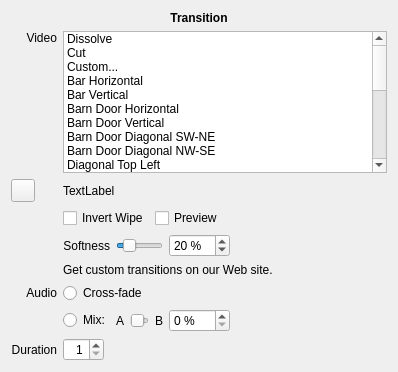
<?xml version="1.0" encoding="UTF-8"?>
<ui version="4.0">
 <class>LumaMixTransition</class>
 <widget class="QWidget" name="LumaMixTransition">
  <property name="geometry">
   <rect>
    <x>0</x>
    <y>0</y>
    <width>398</width>
    <height>372</height>
   </rect>
  </property>
  <property name="windowTitle">
   <string>Form</string>
  </property>
  <property name="whatsThis">
   <string notr="true">https://forum.bossa.org/t/changing-the-type-of-video-transition/12959/1</string>
  </property>
  <layout class="QVBoxLayout" name="verticalLayout">
   <item>
    <widget class="QLabel" name="label_2">
     <property name="font">
      <font>
       <bold>true</bold>
      </font>
     </property>
     <property name="text">
      <string>Transition</string>
     </property>
     <property name="alignment">
      <set>Qt::AlignmentFlag::AlignCenter</set>
     </property>
    </widget>
   </item>
   <item>
    <layout class="QGridLayout" name="gridLayout" columnstretch="0,10,9">
     <item row="4" column="1">
      <layout class="QHBoxLayout" name="horizontalLayout_2">
       <item>
        <widget class="QLabel" name="softnessLabel">
         <property name="text">
          <string>Softness</string>
         </property>
         <property name="alignment">
          <set>Qt::AlignmentFlag::AlignRight|Qt::AlignmentFlag::AlignTrailing|Qt::AlignmentFlag::AlignVCenter</set>
         </property>
         <property name="wordWrap">
          <bool>true</bool>
         </property>
        </widget>
       </item>
       <item>
        <widget class="QSlider" name="softnessSlider">
         <property name="toolTip">
          <string>Change the softness of the edge of the wipe</string>
         </property>
         <property name="maximum">
          <number>100</number>
         </property>
         <property name="value">
          <number>20</number>
         </property>
         <property name="orientation">
          <enum>Qt::Orientation::Horizontal</enum>
         </property>
        </widget>
       </item>
       <item>
        <widget class="QSpinBox" name="softnessSpinner">
         <property name="suffix">
          <string> %</string>
         </property>
         <property name="maximum">
          <number>100</number>
         </property>
         <property name="value">
          <number>20</number>
         </property>
        </widget>
       </item>
      </layout>
     </item>
     <item row="1" column="1" colspan="2">
      <layout class="QHBoxLayout" name="horizontalLayout">
       <item>
        <widget class="QListWidget" name="lumaCombo">
         <property name="sizePolicy">
          <sizepolicy hsizetype="MinimumExpanding" vsizetype="Expanding">
           <horstretch>0</horstretch>
           <verstretch>0</verstretch>
          </sizepolicy>
         </property>
         <item>
          <property name="text">
           <string>Dissolve</string>
          </property>
         </item>
         <item>
          <property name="text">
           <string>Cut</string>
          </property>
         </item>
         <item>
          <property name="text">
           <string>Custom...</string>
          </property>
         </item>
         <item>
          <property name="text">
           <string>Bar Horizontal</string>
          </property>
         </item>
         <item>
          <property name="text">
           <string>Bar Vertical</string>
          </property>
         </item>
         <item>
          <property name="text">
           <string>Barn Door Horizontal</string>
          </property>
         </item>
         <item>
          <property name="text">
           <string>Barn Door Vertical</string>
          </property>
         </item>
         <item>
          <property name="text">
           <string>Barn Door Diagonal SW-NE</string>
          </property>
         </item>
         <item>
          <property name="text">
           <string>Barn Door Diagonal NW-SE</string>
          </property>
         </item>
         <item>
          <property name="text">
           <string>Diagonal Top Left</string>
          </property>
         </item>
         <item>
          <property name="text">
           <string>Diagonal Top Right</string>
          </property>
         </item>
         <item>
          <property name="text">
           <string>Matrix Waterfall Horizontal</string>
          </property>
         </item>
         <item>
          <property name="text">
           <string>Matrix Waterfall Vertical</string>
          </property>
         </item>
         <item>
          <property name="text">
           <string>Matrix Snake Horizontal</string>
          </property>
         </item>
         <item>
          <property name="text">
           <string>Matrix Snake Parallel Horizontal</string>
          </property>
         </item>
         <item>
          <property name="text">
           <string>Matrix Snake Vertical</string>
          </property>
         </item>
         <item>
          <property name="text">
           <string>Matrix Snake Parallel Vertical</string>
          </property>
         </item>
         <item>
          <property name="text">
           <string>Barn V Up</string>
          </property>
         </item>
         <item>
          <property name="text">
           <string>Iris Circle</string>
          </property>
         </item>
         <item>
          <property name="text">
           <string>Double Iris</string>
          </property>
         </item>
         <item>
          <property name="text">
           <string>Iris Box</string>
          </property>
         </item>
         <item>
          <property name="text">
           <string>Box Bottom Right</string>
          </property>
         </item>
         <item>
          <property name="text">
           <string>Box Bottom Left</string>
          </property>
         </item>
         <item>
          <property name="text">
           <string>Box Right Center</string>
          </property>
         </item>
         <item>
          <property name="text">
           <string>Clock Top</string>
          </property>
         </item>
        </widget>
       </item>
      </layout>
     </item>
     <item row="6" column="0">
      <widget class="QLabel" name="label_4">
       <property name="text">
        <string>Audio</string>
       </property>
       <property name="alignment">
        <set>Qt::AlignmentFlag::AlignRight|Qt::AlignmentFlag::AlignTrailing|Qt::AlignmentFlag::AlignVCenter</set>
       </property>
      </widget>
     </item>
     <item row="2" column="0">
      <widget class="QToolButton" name="favoriteButton">
       <property name="toolTip">
        <string>Save the custom transition as a favorite</string>
       </property>
       <property name="icon">
        <iconset resource="../../icons/resources.qrc">
         <normaloff>:/icons/oxygen/32x32/places/bookmarks.png</normaloff>:/icons/oxygen/32x32/places/bookmarks.png</iconset>
       </property>
      </widget>
     </item>
     <item row="2" column="1" colspan="2">
      <widget class="QLabel" name="customLumaLabel">
       <property name="text">
        <string>TextLabel</string>
       </property>
      </widget>
     </item>
     <item row="6" column="1">
      <layout class="QHBoxLayout" name="horizontalLayout_3">
       <item>
        <widget class="QRadioButton" name="crossfadeRadioButton">
         <property name="toolTip">
          <string>Automatically fade-out the audio of clip A
and fade-in the audio of clip B over the
duration of the transition.</string>
         </property>
         <property name="text">
          <string>Cross-fade</string>
         </property>
         <attribute name="buttonGroup">
          <string notr="true">buttonGroup</string>
         </attribute>
        </widget>
       </item>
      </layout>
     </item>
     <item row="7" column="1">
      <layout class="QHBoxLayout" name="horizontalLayout_4" stretch="0,0,1,0,0">
       <item>
        <widget class="QRadioButton" name="mixRadioButton">
         <property name="toolTip">
          <string>Do not alter the audio levels during the
course of the transition. Instead, set a
fixed mixing level, or choose only clip A's
audio (0%) or clip B's audio (100%).</string>
         </property>
         <property name="text">
          <string>Mix:</string>
         </property>
         <attribute name="buttonGroup">
          <string notr="true">buttonGroup</string>
         </attribute>
        </widget>
       </item>
       <item>
        <widget class="QLabel" name="label_6">
         <property name="text">
          <string>A</string>
         </property>
        </widget>
       </item>
       <item>
        <widget class="QSlider" name="mixSlider">
         <property name="maximum">
          <number>100</number>
         </property>
         <property name="orientation">
          <enum>Qt::Orientation::Horizontal</enum>
         </property>
        </widget>
       </item>
       <item>
        <widget class="QLabel" name="label_7">
         <property name="text">
          <string>B</string>
         </property>
        </widget>
       </item>
       <item>
        <widget class="QSpinBox" name="mixSpinner">
         <property name="suffix">
          <string> %</string>
         </property>
         <property name="maximum">
          <number>100</number>
         </property>
        </widget>
       </item>
      </layout>
     </item>
     <item row="4" column="2">
      <spacer name="horizontalSpacer">
       <property name="orientation">
        <enum>Qt::Orientation::Horizontal</enum>
       </property>
       <property name="sizeType">
        <enum>QSizePolicy::Policy::Expanding</enum>
       </property>
       <property name="sizeHint" stdset="0">
        <size>
         <width>0</width>
         <height>0</height>
        </size>
       </property>
      </spacer>
     </item>
     <item row="3" column="1">
      <layout class="QHBoxLayout" name="horizontalLayout_5">
       <item>
        <widget class="QCheckBox" name="invertCheckBox">
         <property name="toolTip">
          <string>Swap the appearance of the A and B clips</string>
         </property>
         <property name="text">
          <string>Invert Wipe</string>
         </property>
        </widget>
       </item>
       <item>
        <widget class="QCheckBox" name="previewCheckBox">
         <property name="text">
          <string>Preview</string>
         </property>
        </widget>
       </item>
      </layout>
     </item>
     <item row="8" column="0">
      <widget class="QLabel" name="durationLabel">
       <property name="text">
        <string>Duration</string>
       </property>
       <property name="alignment">
        <set>Qt::AlignmentFlag::AlignRight|Qt::AlignmentFlag::AlignTrailing|Qt::AlignmentFlag::AlignVCenter</set>
       </property>
      </widget>
     </item>
     <item row="8" column="1">
      <layout class="QHBoxLayout" name="durationLayout">
       <item>
        <widget class="TimeSpinBox" name="durationSpinBox">
         <property name="toolTip">
          <string>Change to resize the transition</string>
         </property>
         <property name="alignment">
          <set>Qt::AlignmentFlag::AlignRight|Qt::AlignmentFlag::AlignTrailing|Qt::AlignmentFlag::AlignVCenter</set>
         </property>
         <property name="accelerated">
          <bool>true</bool>
         </property>
         <property name="keyboardTracking">
          <bool>false</bool>
         </property>
         <property name="minimum">
          <number>1</number>
         </property>
        </widget>
       </item>
       <item>
        <spacer name="durationSpacer">
         <property name="orientation">
          <enum>Qt::Orientation::Horizontal</enum>
         </property>
         <property name="sizeType">
          <enum>QSizePolicy::Policy::Expanding</enum>
         </property>
         <property name="sizeHint" stdset="0">
          <size>
           <width>40</width>
           <height>20</height>
          </size>
         </property>
        </spacer>
       </item>
      </layout>
     </item>
     <item row="1" column="0">
      <widget class="QLabel" name="label">
       <property name="text">
        <string>Video</string>
       </property>
       <property name="alignment">
        <set>Qt::AlignmentFlag::AlignRight|Qt::AlignmentFlag::AlignTop|Qt::AlignmentFlag::AlignTrailing</set>
       </property>
      </widget>
     </item>
     <item row="5" column="1" colspan="2">
      <widget class="QLabel" name="getCustomLabel">
       <property name="text">
        <string>Get custom transitions on our Web site.</string>
       </property>
       <property name="openExternalLinks">
        <bool>true</bool>
       </property>
      </widget>
     </item>
    </layout>
   </item>
   <item>
    <spacer name="verticalSpacer">
     <property name="orientation">
      <enum>Qt::Orientation::Vertical</enum>
     </property>
     <property name="sizeHint" stdset="0">
      <size>
       <width>20</width>
       <height>91</height>
      </size>
     </property>
    </spacer>
   </item>
  </layout>
 </widget>
 <tabstops>
   <tabstop>lumaCombo</tabstop>
   <tabstop>favoriteButton</tabstop>
   <tabstop>invertCheckBox</tabstop>
   <tabstop>previewCheckBox</tabstop>
   <tabstop>softnessSlider</tabstop>
   <tabstop>softnessSpinner</tabstop>
   <tabstop>crossfadeRadioButton</tabstop>
   <tabstop>mixSlider</tabstop>
   <tabstop>mixSpinner</tabstop>
   <tabstop>durationSpinBox</tabstop>
  </tabstops>
 <resources>
  <include location="../../icons/resources.qrc"/>
 </resources>
 <customwidgets>
  <customwidget>
   <class>TimeSpinBox</class>
   <extends>QSpinBox</extends>
   <header>widgets/timespinbox.h</header>
  </customwidget>
 </customwidgets>
 <connections>
  <connection>
   <sender>softnessSlider</sender>
   <signal>valueChanged(int)</signal>
   <receiver>softnessSpinner</receiver>
   <slot>setValue(int)</slot>
   <hints>
    <hint type="sourcelabel">
     <x>147</x>
     <y>99</y>
    </hint>
    <hint type="destinationlabel">
     <x>299</x>
     <y>102</y>
    </hint>
   </hints>
  </connection>
  <connection>
   <sender>softnessSpinner</sender>
   <signal>valueChanged(int)</signal>
   <receiver>softnessSlider</receiver>
   <slot>setValue(int)</slot>
   <hints>
    <hint type="sourcelabel">
     <x>321</x>
     <y>113</y>
    </hint>
    <hint type="destinationlabel">
     <x>154</x>
     <y>109</y>
    </hint>
   </hints>
  </connection>
  <connection>
   <sender>mixSlider</sender>
   <signal>valueChanged(int)</signal>
   <receiver>mixSpinner</receiver>
   <slot>setValue(int)</slot>
   <hints>
    <hint type="sourcelabel">
     <x>197</x>
     <y>162</y>
    </hint>
    <hint type="destinationlabel">
     <x>282</x>
     <y>171</y>
    </hint>
   </hints>
  </connection>
  <connection>
   <sender>mixSpinner</sender>
   <signal>valueChanged(int)</signal>
   <receiver>mixSlider</receiver>
   <slot>setValue(int)</slot>
   <hints>
    <hint type="sourcelabel">
     <x>300</x>
     <y>160</y>
    </hint>
    <hint type="destinationlabel">
     <x>192</x>
     <y>159</y>
    </hint>
   </hints>
  </connection>
 </connections>
 <buttongroups>
  <buttongroup name="buttonGroup"/>
 </buttongroups>
</ui>
